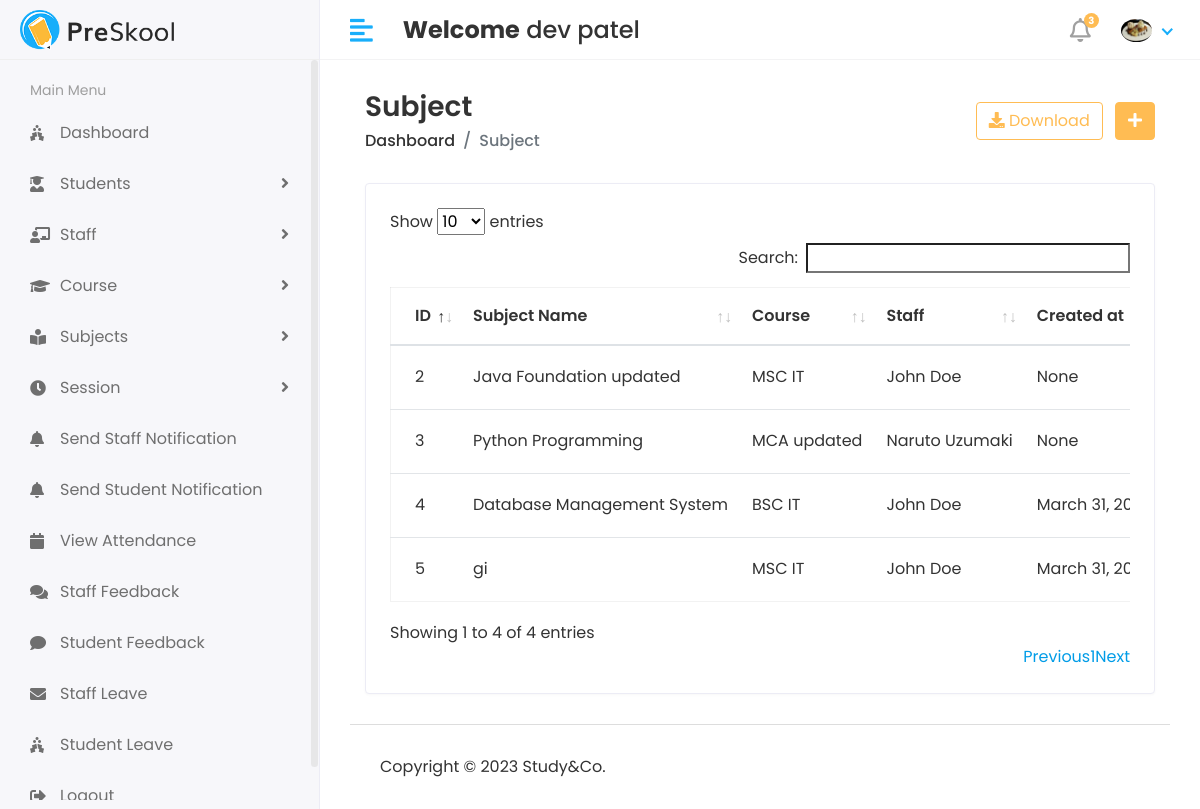
Page /Hod/Subject/View (signed in) on the earlier database version.
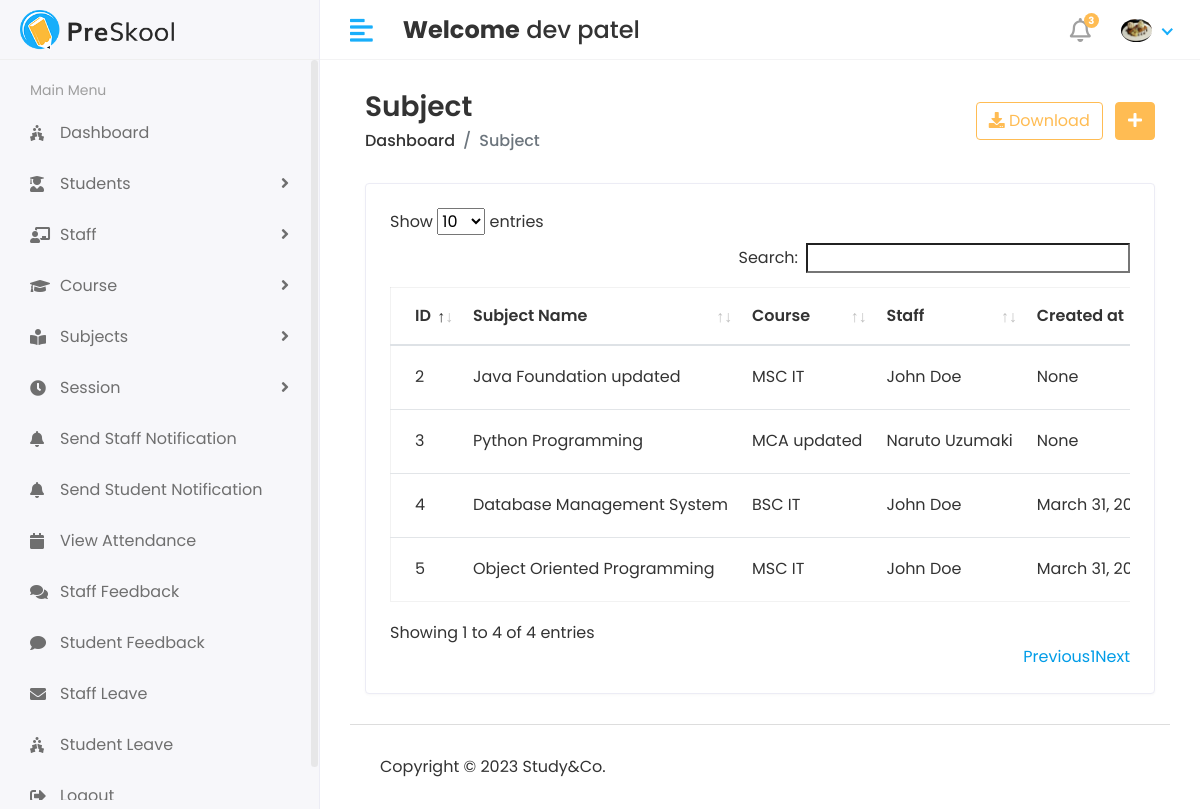
Same page on the later database version.
### StudyApp/models.py (models this page shows, shortened)
class CustomUser(AbstractUser):
    USER = (
        (1,'HOD'),
        (2,'STAFF'),
        (3,'STUDENT'),
    )
    user_type = models.CharField(choices=USER,max_length=50,default=1)
    profile_pic = models.ImageField(upload_to='media/profile_pic')

class Subject(models.Model):
    name = models.CharField(max_length=100)
    course = models.ForeignKey(Course,on_delete=models.CASCADE)
    staff = models.ForeignKey(Staff,on_delete=models.CASCADE)
    created_at = models.DateTimeField(auto_now_add=True,null = True)
    updated_at = models.DateTimeField(auto_now=True)

class Course(models.Model):
    name = models.CharField(max_length=100)
    created_at = models.DateTimeField(auto_now_add=True)
    updated_at = models.DateTimeField(auto_now=True)
    def __str__(self):
        return self.name

class Staff(models.Model):
    admin = models.OneToOneField(CustomUser,on_delete=models.CASCADE)
    address = models.TextField()
    gender = models.CharField(max_length=100)
    created_at = models.DateTimeField(auto_now_add=True)
    updated_at = models.DateTimeField(auto_now=True)

### StudyGo/Hod_Views.py (the view)
# urls.py: path('Hod/Subject/View',Hod_Views.VIEW_SUBJECT,name='view_subject'),
@login_required(login_url='/')
def VIEW_SUBJECT(request):
    subject = Subject.objects.all()
    context = {
        'subject':subject,
    }
    return render(request,'Hod/view_subject.html',context)

### templates/Hod/view_subject.html (shortened to what this page needs)
{% extends 'base.html' %} {% block content %}
<div class="content container-fluid">
  <div class="page-header">
    <div class="row align-items-center">
      <div class="col">
        <h3 class="page-title">Subject</h3>
        <ul class="breadcrumb">
          <li class="breadcrumb-item"><a href="index.html">Dashboard</a></li>
          <li class="breadcrumb-item active">Subject</li>
        </ul>
      </div>
      <div class="col-auto text-right float-right ml-auto">
        <a href="#" class="btn btn-outline-primary mr-2"
          ><i class="fas fa-download"></i> Download</a
        >
        <a href="{% url 'add_subject' %}" class="btn btn-primary"
          ><i class="fas fa-plus"></i
        ></a>
      </div>
    </div>
  </div>
  <div class="row">
    <div class="col-sm-12">
      <div class="card card-table">
        <div class="card-body">
          <div class="table-responsive">
            <table id="table_id" class="table table-hover table-center mb-0">
              <thead>
                <tr>
                  <th>ID</th>
                  <th>Subject Name</th>
                  <th>Course</th>
                  <th>Staff</th>
                  <th>Created at</th>
                </tr>
              </thead>
              <tbody>
                {% for i in subject %}
                <tr>
                  <td>{{i.id}}</td>
                  <td>{{i.name}}</td>
                  <td>{{i.course}}</td>
                  <td>
                    {{i.staff.admin.first_name}} {{i.staff.admin.last_name}}
                  </td>
                  <td>{{i.created_at}}</td>
                </tr>
                {% endfor %}
              </tbody>
            </table>
          </div>
        </div>
      </div>
    </div>
  </div>
</div>
{% endblock content %}

### templates/base.html (shortened to what this page needs)
{% load static %}
<!DOCTYPE html>
<html lang="en">
  <head>
    <link
      rel="stylesheet"
      href="{% static 'assets/plugins/bootstrap/css/bootstrap.min.css' %}"
    />
    <link
      rel="stylesheet"
      href="{% static 'assets/plugins/fontawesome/css/fontawesome.min.css' %}"
    />
    <link
      rel="stylesheet"
      href="{% static 'assets/plugins/fontawesome/css/all.min.css' %}"
    />
    <link rel="stylesheet" href="{% static 'assets/css/style.css' %}" />
    <link rel="stylesheet" href="{% static 'assets/plugins/datatables/datatables.min.css' %}">
  </head>
  <body>
    <div class="main-wrapper">
      {% include 'includes/header.html' %} {% include 'includes/sidebar.html' %}
      <div class="page-wrapper">
        <div class="content container-fluid">
         {% block content %}{% endblock content %}
          {% include 'includes/footer.html' %}
         </div>
    </div>
  </body>
</html>

### templates/includes/header.html (shortened to what this page needs)
{% load static %}
<div class="header">
  <div class="header-left">
    <a href="index.html" class="logo">
      <img src="{% static 'assets/img/logo.png' %}" alt="Logo" />
    </a>
  </div>
  <a href="javascript:void(0);" id="toggle_btn">
    <i class="fas fa-align-left"></i>
  </a>
  <div class="top-nav-search mt-3">
    <h4>
      <strong>Welcome</strong
      ><span> {{user.first_name}} {{user.last_name}} </span>
    </h4>
  </div>
  <ul class="nav user-menu">
    <li class="nav-item dropdown noti-dropdown">
      <a href="#" class="dropdown-toggle nav-link" data-toggle="dropdown">
        <i class="far fa-bell"></i>
        <span class="badge badge-pill">3</span>
      </a>
    </li>
    <li class="nav-item dropdown has-arrow">
      <a href="#" class="dropdown-toggle nav-link" data-toggle="dropdown">
        {% if user.profile_pic == "" %}
        <span class="user-img"
          ><img
            class="rounded-circle"
            src="{% static 'assets/img/noimg.jpg' %}"
            width="31"
            alt="Ryan Taylor"
        /></span>
        {% else %}
        <span class="user-img"
          ><img
            class="rounded-circle"
            src="/{{user.profile_pic}}"
            width="31"
            alt="Ryan Taylor"
        /></span>
        {% endif %}
      </a>
    </li>
  </ul>
</div>

### templates/includes/sidebar.html (shortened to what this page needs)
<div class="sidebar" id="sidebar">
  <div class="sidebar-inner slimscroll">
    <div id="sidebar-menu" class="sidebar-menu">
      {% if user.user_type == '1' %}
      <ul>
        <li class="menu-title">
          <span>Main Menu</span>
        </li>
        <li>
          <a href="{% url 'hod_home' %}"
            ><i class="fas fa-holly-berry"></i> <span>Dashboard</span></a
          >
        </li>
        <li class="submenu">
          <a href="#"
            ><i class="fas fa-user-graduate"></i> <span> Students</span>
            <span class="menu-arrow"></span
          ></a>
        </li>
        <li class="submenu">
          <a href="#"
            ><i class="fas fa-chalkboard-teacher"></i> <span> Staff</span>
            <span class="menu-arrow"></span
          ></a>
        </li>
        <li class="submenu">
          <a href="#"
            ><i class="fa fa-graduation-cap"></i> <span> Course</span>
            <span class="menu-arrow"></span
          ></a>
        </li>
        <li class="submenu">
          <a href="#"
            ><i class="fas fa-book-reader"></i> <span> Subjects</span>
            <span class="menu-arrow"></span
          ></a>
        </li>
        <li class="submenu">
          <a href="#"
            ><i class="fas fa-clock"></i> <span> Session</span>
            <span class="menu-arrow"></span
          ></a>
        </li>
        <li>
          <a href="{% url 'staff_send_notification' %}"
            ><i class="fa fa-bell"></i> <span>Send Staff Notification</span></a
          >
        </li>
        <li>
          <a href="{% url 'student_send_notification' %}"
            ><i class="fa fa-bell"></i> <span>Send Student Notification</span></a
          >
        </li>
        <li>
          <a href="{% url 'view_attendance' %}"
            ><i class="fa fa-calendar"></i> <span>View Attendance</span></a
          >
        </li>
        <li>
          <a href="{% url 'staff_feedback_reply' %}"
            ><i class="fas fa-comments"></i> <span>Staff Feedback</span></a
          >
        </li>
        <li>
          <a href="{% url 'get_student_feedback' %}"
            ><i class="fas fa-comment"></i> <span>Student Feedback</span></a
          >
        </li>
        <li>
          <a href="{% url 'staff_leave_view' %}"
            ><i class="fas fa-envelope"></i> <span>Staff Leave</span></a
          >
        </li>
        <li>
          <a href="{% url 'student_leave_view' %}"
            ><i class="fas fa-holly-berry"></i> <span>Student Leave</span></a
          >
        </li>
        <li>
          <a href="{% url 'logout' %}"
            ><i class="fa fa-sign-out-alt"></i> <span>Logout</span></a
          >
        </li>
      </ul>
      {% endif %}
    </div>
  </div>
</div>

### templates/includes/footer.html
<footer>
  <p>Copyright © 2023 Study&Co.</p>
</footer>

Differences in the rows shown:
changed Subject id 5: name "gi" → "Object Oriented Programming"
